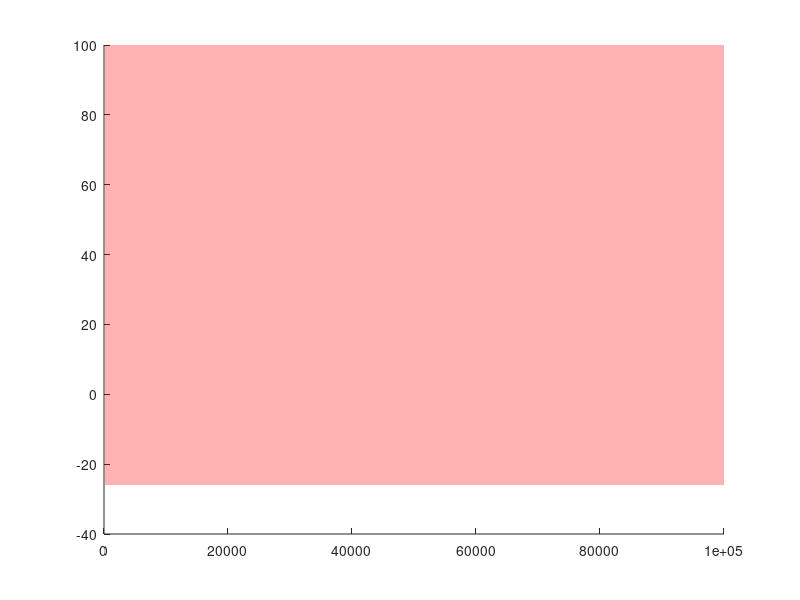

Write the MATLAB code that produced this figure. (Note: this script raises an error after producing the figure.)
%% Progetto 1C - Link flessibile
%%
% Corradini, di Nuzzo, Frick, Ragazzini, Zappacosta
% Gruppo A

% x_dot=f(x,u,t)

% x_dot_1 = x_2;
% x_dot_2 = (-M g L sin (x1) - K (x_1 - x_3) - ro (x_2 - x_4)) / J
% x_dot_3 = x_4
% x_dot_4 = (K(x_1 - x_2) + ro (x_2 - x_4) + u) / I

% y = x_1

format compact;

%% Specifiche
%
% # Errore a regime nullo con ingresso $w = A sca(t)$
% # Margine di fase $\phi_m > 45^{\circ}$
% # Sovraelongazione percentuale massima $S_\% < 1 \%$
% # Tempo di assestamento all'1\% $T_{a1} = 0.8$ (opzionalmente $0.4$)
% # Abbattimento del rumore di 20 volte
% # Caratteristiche del rumore: $\omega_n > 200 rad/s, A_n = 0.05$
%

%% Definizione dei parametri del sistema

g = 9.81;
K = 3;
ro = 0.2;
L = 1;
I = 0.01;
J = 0.02;
M = 0.06;
h = 1;
T_a1 = 0.8;
T_a0 = 0.4;
W = 0.0872;
x_1_ref = pi/2;
x_2_ref = 0;
x_3_ref = M * g * L / K + x_1_ref;
x_4_ref = 0;
u_ref = M * g * L;
S_max = 0.01;
omega_n = 200;
A_n = 0.05;
B_n = 20;
B_n_dB = 20 * log(20) / log(10);
y_ref = pi/2;

%% Matrici linearizzate
A = [0      1       0       0;
    (-K/J)  (-ro/J) K/J   ro/J;
    0       0       0       1;
    K/I   ro/I  (-K/I) (-ro/I)];
B = [0; 0; 0; 1/I];
C = [1 0 0 0];
D = 0;

%% Definizione funzione di trasferimento

s=tf('s');
[N,D]=ss2tf(A,B,C,D);
G=tf(N,D);
zpk(G)

%% Definizione dell'intervallo di frequenze del diagramma di Bode
omega_plot_min=10^(-2);
omega_plot_max=10^5;


%% Requisiti sul margine di fase
% Il requisito sulla sovraelongazione si traduce in un requisito sul
% margine di fase che è maggiore di quello specificato, quindi si prenderà 
% in considerazione solo questo.
xi = sqrt(log(S_max)^2/(pi^2+log(S_max)^2));
phi_m = xi * 100


%% Definizione del regolatore
%
% # Per avere errore a regime nullo è necessario che $L(s)$ abbia un polo
% nell'origine, ma $G(s)$ ne ha due che abbassano di molto la fase: 
% si progetta quindi $R(s)$ in modo che abbia uno zero vicino all'origine.
% # La fase è molto negativa, quindi si usa una rete anticipatrice
% $R_{lead}$ per alzare la fase a $\omega_c \approx 12.9$.
% # Si inserisce poi un polo a sei decadi dall'origine per garantire la
% fisica realizzabilità.
%
alpha_lead = 0.2;   
T_lead = 3e-2;
gain = 8e-3;
R_s = gain;
R_lead = (1  + T_lead * s) / (1 + alpha_lead * T_lead * s);
R_d = (s * 49 + 1) * R_lead /  (1 + 1e-6 * s);
R = R_s * R_d;
L_ = R * G;
F = L_ / (1 + L_);

%% Diagramma di Bode del sistema in anello aperto
%figure;
%patch([omega_n,omega_plot_max,omega_plot_max,omega_n],[-B_n_dB,-B_n_dB,100,100],'red','FaceAlpha',0.3,'EdgeAlpha',0);
%hold on; 
%[Mag, phase, omega] = bode(G, {omega_plot_min, omega_plot_max});
%margin(Mag, phase, omega); grid on;

%% Diagramma di Bode del sistema con regolatore
figure;
hold on;
patch([omega_n,omega_plot_max,omega_plot_max,omega_n],[-B_n_dB,-B_n_dB,100,100],'red','FaceAlpha',0.3,'EdgeAlpha',0);
[Mag, phase, omega] = bode(L_, {omega_plot_min, omega_plot_max});
margin(Mag, phase, omega);  
grid on;

%% Risposta allo scalino del sistema in anello chiuso con regolatore
% Il sistema rispetta sia le specifiche sulla sovraelongazione sia quelle
% sul tempo di assestamento all'1%.
figure;
hold on;
step(F);

stepinfo(F, 'SettlingTimeThreshold',0.01)

figure;
[Mag, phase, omega] = bode(L_, {omega_plot_min, omega_plot_max});
margin(Mag, phase, omega);  
grid on;

%open('Simul1C.slx')